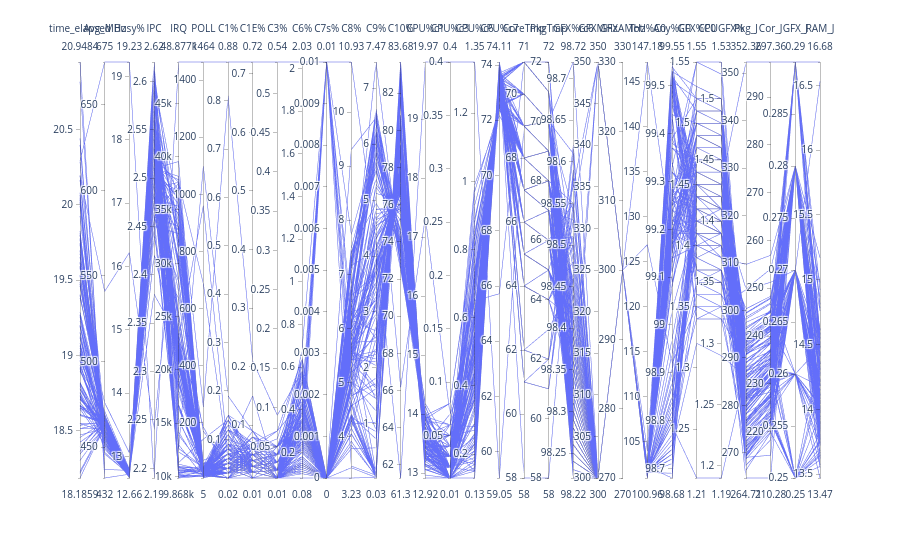

Source (notebook cell):
### Code cell
fig = px.parallel_coordinates(df[['time_elapsed','Avg_MHz', 'Busy%', 'IPC', 'IRQ', 'POLL', 'C1%','C1E%','C3%','C6%','C7s%','C8%','C9%','C10%','CPU%c1','CPU%c3','CPU%c6','CPU%c7','CoreTmp','PkgTmp','GFX%rc6','GFXMHz','GFXAMHz','Totl%C0','Any%C0','GFX%C0','CPUGFX%','Pkg_J','Cor_J','GFX_J','RAM_J']],
                              
)

fig.show()

### Figure 1 — Plotly figure (JSON) as saved in the notebook; plotly's stock layout.template omitted (floating-point values rounded to 4 significant figures; data arrays with more than 128 entries replaced by an {"elided": "..."} marker saying what was removed)
{"data": [{"dimensions": [{"label": "time_elapsed", "values": {"elided": "140 float values"}}, {"label": "Avg_MHz", "values": {"elided": "140 int values"}}, {"label": "Busy%", "values": {"elided": "140 float values"}}, {"label": "IPC", "values": {"elided": "140 float values"}}, {"label": "IRQ", "values": {"elided": "140 int values"}}, {"label": "POLL", "values": {"elided": "140 int values"}}, {"label": "C1%", "values": {"elided": "140 float values"}}, {"label": "C1E%", "values": {"elided": "140 float values"}}, {"label": "C3%", "values": {"elided": "140 float values"}}, {"label": "C6%", "values": {"elided": "140 float values"}}, {"label": "C7s%", "values": {"elided": "140 float values"}}, {"label": "C8%", "values": {"elided": "140 float values"}}, {"label": "C9%", "values": {"elided": "140 float values"}}, {"label": "C10%", "values": {"elided": "140 float values"}}, {"label": "CPU%c1", "values": {"elided": "140 float values"}}, {"label": "CPU%c3", "values": {"elided": "140 float values"}}, {"label": "CPU%c6", "values": {"elided": "140 float values"}}, {"label": "CPU%c7", "values": {"elided": "140 float values"}}, {"label": "CoreTmp", "values": {"elided": "140 int values"}}, {"label": "PkgTmp", "values": {"elided": "140 int values"}}, {"label": "GFX%rc6", "values": {"elided": "140 float values"}}, {"label": "GFXMHz", "values": {"elided": "140 int values"}}, {"label": "GFXAMHz", "values": {"elided": "140 int values"}}, {"label": "Totl%C0", "values": {"elided": "140 float values"}}, {"label": "Any%C0", "values": {"elided": "140 float values"}}, {"label": "GFX%C0", "values": {"elided": "140 float values"}}, {"label": "CPUGFX%", "values": {"elided": "140 float values"}}, {"label": "Pkg_J", "values": {"elided": "140 float values"}}, {"label": "Cor_J", "values": {"elided": "140 float values"}}, {"label": "GFX_J", "values": {"elided": "140 float values"}}, {"label": "RAM_J", "values": {"elided": "140 float values"}}], "domain": {"x": [0, 1], "y": [0, 1]}, "name": "", "type": "parcoords"}], "layout": {"legend": {"tracegroupgap": 0}, "margin": {"t": 60}}}
